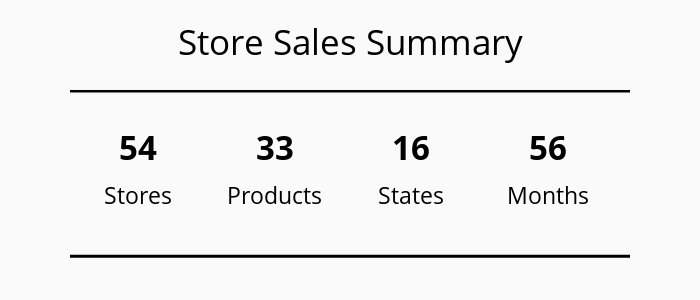

Source (notebook cell):
### Markdown cell above
Below we create a summary of the data.  This allows us to understand the data we are working with and how to best analyze it.

### Code cell
import plotly.graph_objs as go

def create_store_sales_summary():
    # Initialize a new figure
    fig = go.Figure()

    # Add big numbers text
    fig.add_trace(create_big_numbers_trace())

    # Add description labels
    fig.add_trace(create_description_trace())

    # Add horizontal lines
    add_horizontal_lines(fig)

    # Apply global layout settings
    apply_global_layout(fig)
    
    return fig

def create_big_numbers_trace():
    return go.Scatter(
        x=[0, 1, 2, 3],
        y=[1.6] * 4,
        mode="text",
        text=["<span style='font-size:33px'><b>54</b></span>",
              "<span style='font-size:33px'><b>33</b></span>",
              "<span style='font-size:33px'><b>16</b></span>",
              "<span style='font-size:33px'><b>56</b></span>"],
        textposition="bottom center"
    )

def create_description_trace():
    return go.Scatter(
        x=[0, 1, 2, 3],
        y=[1.1] * 4,
        mode="text",
        text=["Stores", "Products", "States", "Months"],
        textposition="bottom center"
    )

def add_horizontal_lines(fig):
    fig.add_hline(y=2.2, line_width=5, line_color='black')
    fig.add_hline(y=0.3, line_width=3, line_color='black')

def apply_global_layout(fig):
    fig.update_yaxes(visible=False)
    fig.update_xaxes(visible=False)
    fig.update_layout(
        showlegend=False,
        height=300,
        width=700,
        title='Store Sales Summary',
        title_x=0.5,
        title_y=0.9,
        xaxis_range=[-0.5, 3.6],
        yaxis_range=[-0.2, 2.2],
        plot_bgcolor='#fafafa',
        paper_bgcolor='#fafafa',
        font=dict(size=23, color='black'),
        title_font=dict(size=35, color='black'),
        margin=dict(t=90, l=70, b=0, r=70)
    )

# To create and display the figure
fig = create_store_sales_summary()
fig.show()

### Figure 1 — Plotly figure (JSON) as saved in the notebook; plotly's stock layout.template omitted (floating-point values rounded to 4 significant figures)
{"data": [{"mode": "text", "text": ["<span style='font-size:33px'><b>54</b></span>", "<span style='font-size:33px'><b>33</b></span>", "<span style='font-size:33px'><b>16</b></span>", "<span style='font-size:33px'><b>56</b></span>"], "textposition": "bottom center", "type": "scatter", "x": [0, 1, 2, 3], "y": [1.6, 1.6, 1.6, 1.6]}, {"mode": "text", "text": ["Stores", "Products", "States", "Months"], "textposition": "bottom center", "type": "scatter", "x": [0, 1, 2, 3], "y": [1.1, 1.1, 1.1, 1.1]}], "layout": {"font": {"color": "black", "size": 23}, "height": 300, "margin": {"b": 0, "l": 70, "r": 70, "t": 90}, "paper_bgcolor": "#fafafa", "plot_bgcolor": "#fafafa", "shapes": [{"line": {"color": "black", "width": 5}, "type": "line", "x0": 0, "x1": 1, "xref": "x domain", "y0": 2.2, "y1": 2.2, "yref": "y"}, {"line": {"color": "black", "width": 3}, "type": "line", "x0": 0, "x1": 1, "xref": "x domain", "y0": 0.3, "y1": 0.3, "yref": "y"}], "showlegend": false, "title": {"font": {"color": "black", "size": 35}, "text": "Store Sales Summary", "x": 0.5, "y": 0.9}, "width": 700, "xaxis": {"range": [-0.5, 3.6], "visible": false}, "yaxis": {"range": [-0.2, 2.2], "visible": false}}}
